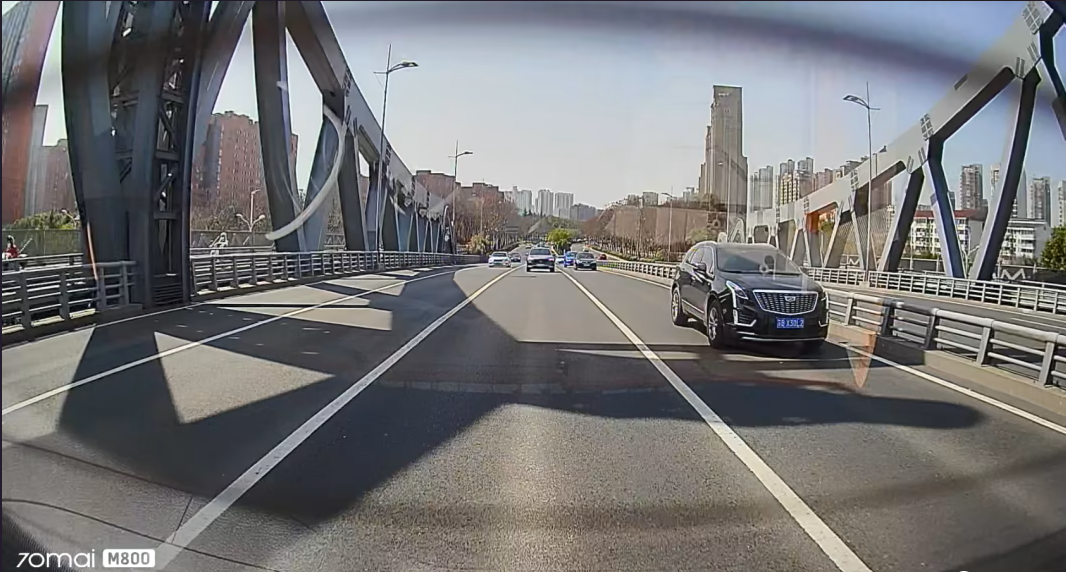
#> input picture data/images/road.png, 1066 x 572 px
$ python detect_lanes.py
#> lines starting #> are read from the running program, lines starting #| are printed output that depends on the picture; after the words box and inside, x2 and y2 are one past the last pixel; in counts of white or black regions, pixels touching at a corner belong together
import cv2
import numpy as np
# from pyproj import Proj, transform


def show_edges(img, winname='Edges'):
    cv2.namedWindow(winname, cv2.WINDOW_NORMAL)
    cv2.imshow(winname, img)
    cv2.waitKey(0)
    cv2.destroyAllWindows()


def dfs_gen_road(start_point):
    pass


def fit_lane_lines(edges, img_height=300, img_width=400):
    # set roi
    mask = np.zeros_like(edges)
    cv2.rectangle(mask, (5, 270), (1061, 571), 255, -1)  # 在ROI内画白色矩形
    masked_edges = cv2.bitwise_and(edges, mask)
    # show_edges(masked_edges)

    # 1. 概率霍夫变换检测直线
    lines = cv2.HoughLinesP(masked_edges, rho=1, theta=np.pi / 90, threshold=50,
                            minLineLength=50, maxLineGap=10)
    # show_edges(edges)
    # 创建一个彩色版本的edges用于显示（如果edges是单通道）
    if len(edges.shape) == 2:
        display_img = cv2.cvtColor(edges, cv2.COLOR_GRAY2BGR)
    else:
        display_img = edges.copy()

    # 绘制检测到的线段
    line_counter = 0
    if lines is not None:
        for line in lines:
            x1, y1, x2, y2 = line[0]
            # filter error line - angle
            angle = np.degrees(np.arctan2(-y2 + y1, x2 - x1)) # 图像的y轴和数学中的y轴相反，所以计算y方向差值时需要注意
            if abs(angle) >= 15:
                # 线中心在图像左侧
                if ((x1+x2)/2 <= img_width*0.4) and (angle > 0):
                    # cv2.line(display_img, (x1, y1), (x2, y2), (0, 255, 0), 1)  # 绿色线段，线宽1
                    cv2.arrowedLine(display_img, (x1, y1), (x2, y2), (0, 255, 0), 2)  # 绿色线段，线宽1
                    line_counter += 1

                # 右侧
                if ((x1 + x2) / 2 >= img_width * 0.6) and (angle < 0):
                    # cv2.line(display_img, (x1, y1), (x2, y2), (0, 255, 0), 1)  # 绿色线段，线宽1
                    cv2.arrowedLine(display_img, (x1, y1), (x2, y2), (0, 255, 0), 2)
                    line_counter += 1

                if (img_width*0.4 < (x1+x2)/2 < img_width*0.6) and abs(angle)>=50:
                    # cv2.line(display_img, (x1, y1), (x2, y2), (0, 255, 0), 1)  # 绿色线段，线宽1
                    cv2.arrowedLine(display_img, (x1, y1), (x2, y2), (0, 255, 0), 2)
                    line_counter += 1

    # 显示结果
    cv2.imwrite('./data/images/hough_road_lines_arrow.png', display_img)
    # cv2.imshow(f'Hough Lines {line_counter}', display_img)
    # cv2.waitKey(0)
    # cv2.destroyAllWindows()
    return


    # 2. 提取所有点
    all_points = []
    for line in lines:
        x1, y1, x2, y2 = line[0]
        all_points.extend([(x1, y1), (x2, y2)])

    # 3. 多项式拟合（y为自变量，x为因变量）
    points = np.array(all_points)
    coeffs = np.polyfit(points[:, 1], points[:, 0], deg=2)  # 二次拟合

    # 4. 生成拟合曲线
    plot_y = np.linspace(edges.shape[0] // 2, edges.shape[0] - 1, 100)
    plot_x = coeffs[0] * plot_y ** 2 + coeffs[1] * plot_y + coeffs[2]

    return np.array([plot_x, plot_y]).T.astype(int)


def detect_lanes(image_path):
    # 1. 读取图像
#> called with image_path = './data/images/road.png'
    img = cv2.imread(image_path)
#> img is the input picture: shape (572, 1066, 3); mean B, G, R 117.3, 116.3, 116.6
    if img is None:
        raise FileNotFoundError(f"图像加载失败: {image_path}")

    img_height, img_width = img.shape[:2]
#> img_height = 572; img_width = 1066

    # 2. 灰度化 + 高斯模糊
    gray = cv2.cvtColor(img, cv2.COLOR_BGR2GRAY)
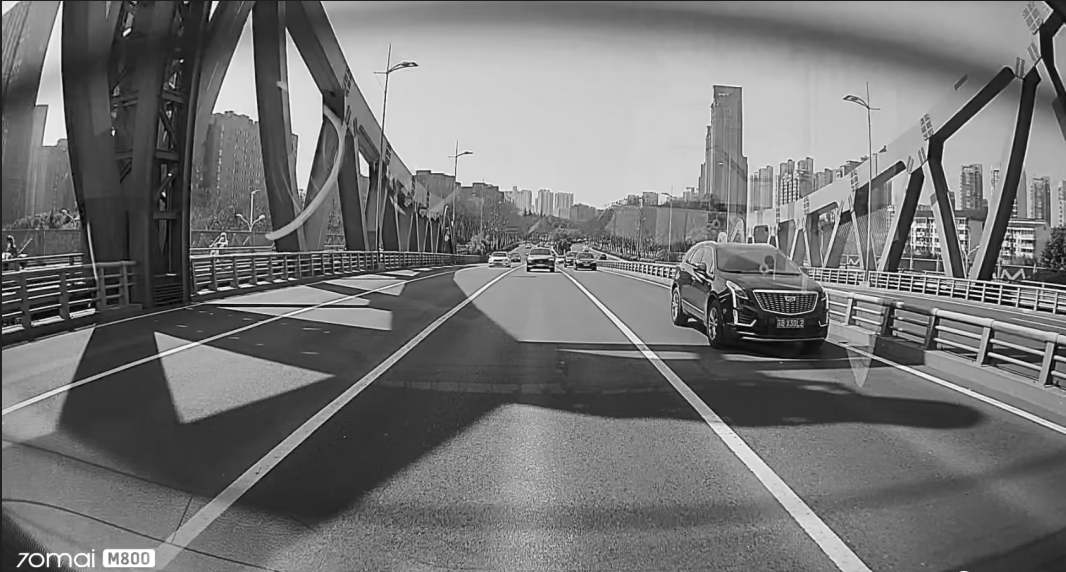
#> gray: shape (572, 1066); min 0, max 255, mean 116.5
    blurred = cv2.GaussianBlur(gray, (5, 5), 0)

    # 3. Canny边缘检测
    edges = cv2.Canny(blurred, 50, 150)
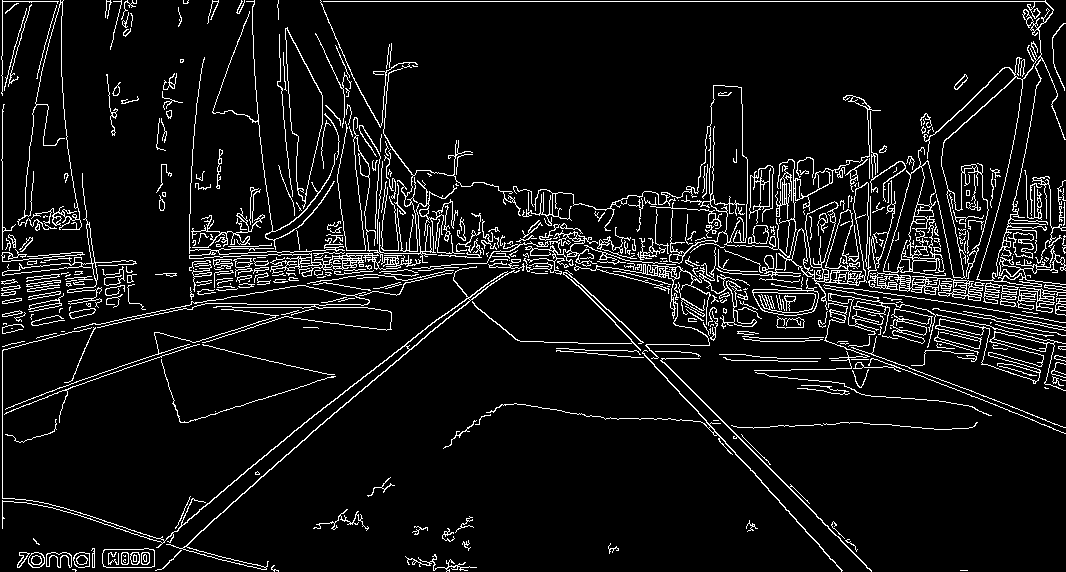
#> edges: shape (572, 1066); 7.5% white in thin lines or dots

    # [7 lines of commented-out code are left out]

    lane_curve = fit_lane_lines(edges, img_height, img_width)
#> in fit_lane_lines, `cv2.rectangle(mask, (5, 270), (1061, 571), 255, -1)`:
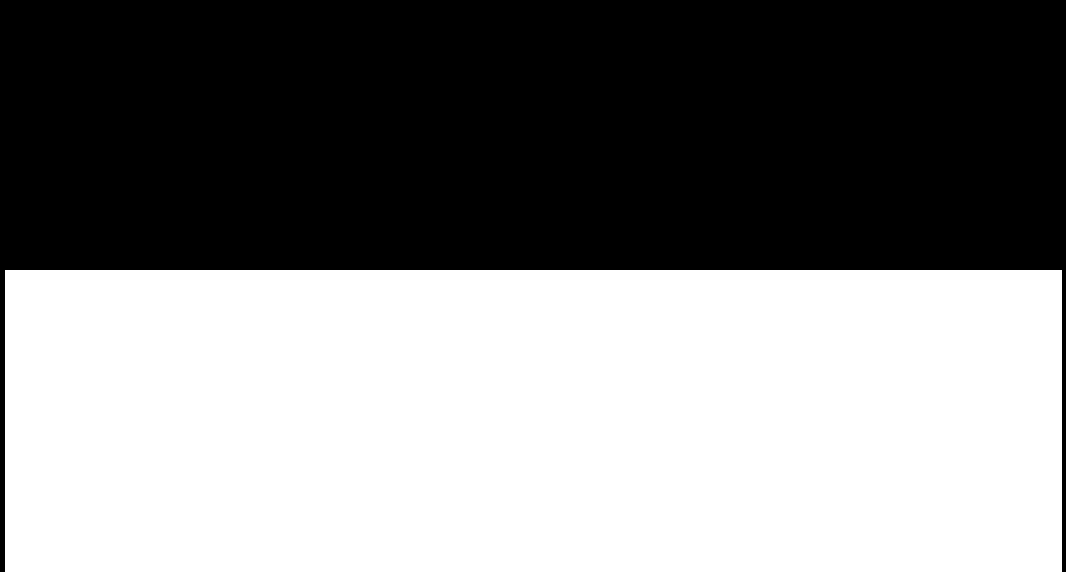
#> mask: shape (572, 1066); 52.4% white; 1 black region, box (x1, y1, x2, y2) and area: (0, 0, 1066, 572) 290538
#> in fit_lane_lines, `masked_edges = cv2.bitwise_and(edges, mask)`:
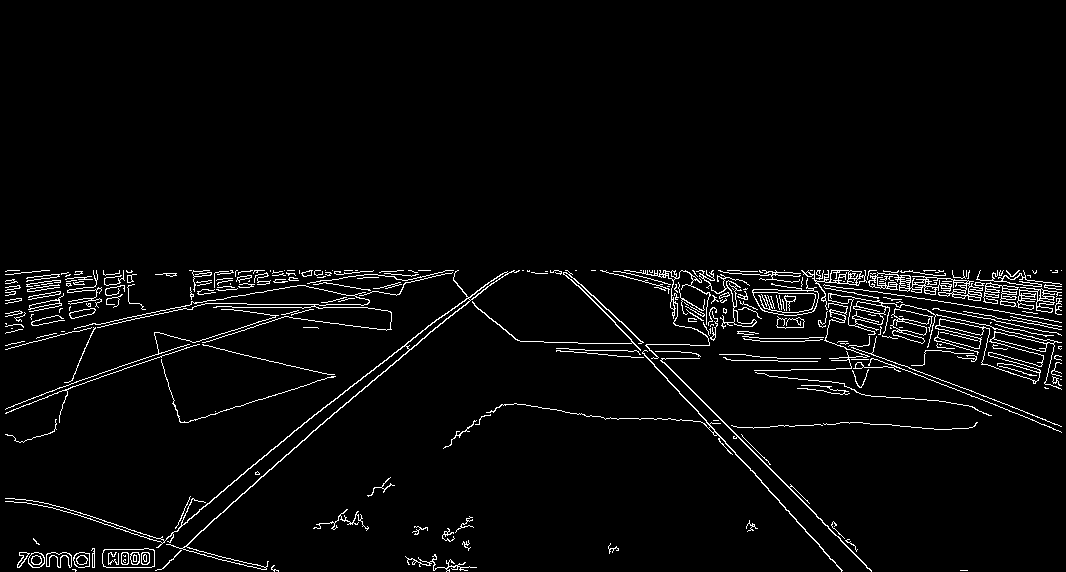
#> masked_edges: shape (572, 1066); 3.3% white in thin lines or dots, all inside (x1, y1, x2, y2) = (5, 270, 1062, 572)
#> in fit_lane_lines, `lines = cv2.HoughLinesP(masked_edges, rho=1, theta=np.pi / 90, thresho..`: lines = 131 rows, first 6: [253, 273, 351, 273], [802, 271, 869, 271], [646, 274, 721, 274], [247, 304, 367, 304], [898, 270, 980, 270], [621, 272, 711, 272]
#> in fit_lane_lines, `display_img = cv2.cvtColor(edges, cv2.COLOR_GRAY2BGR)`: display_img: shape (572, 1066, 3); 7.5% white in thin lines or dots
#> the loop in fit_lane_lines, `for line in lines:` made 131 passes
#> (x1, y1, x2, y2, angle) on passes 1 to 12: (253, 273, 351, 273, 0), (802, 271, 869, 271, 0), (646, 274, 721, 274, 0), (247, 304, 367, 304, 0), (898, 270, 980, 270, 0), (621, 272, 711, 272, 0), (247, 275, 330, 275, 0), (950, 289, 1019, 289, 0), (872, 287, 1002, 287, 0), (1002, 288, 1055, 288, 0), (191, 303, 246, 303, 0), (644, 353, 750, 470, -47.82)
#> after the loop in fit_lane_lines, `for line in lines:`:
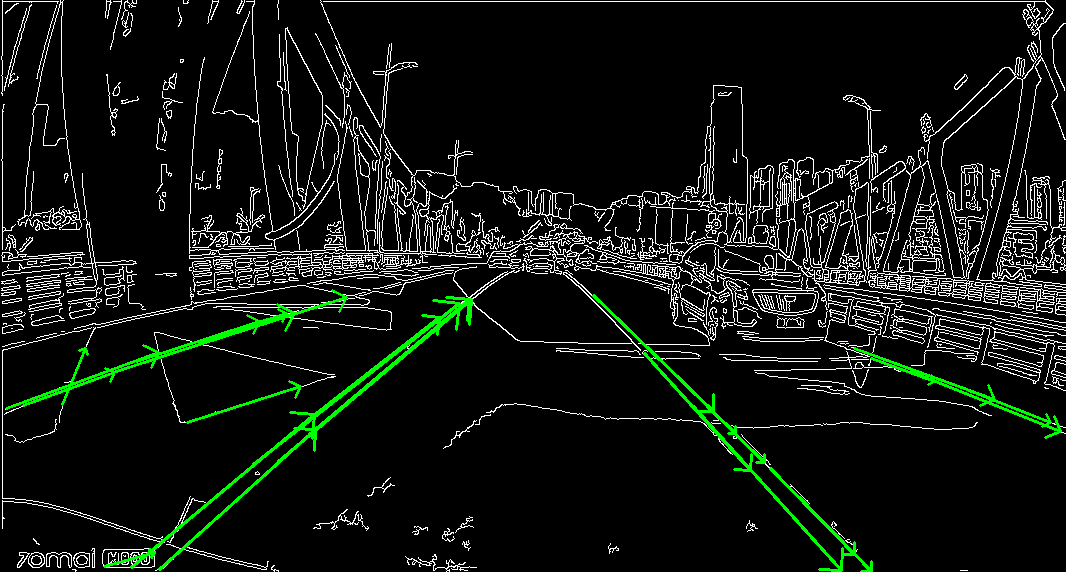
#> display_img: shape (572, 1066, 3); mean B, G, R 17.6, 22.1, 17.6
#> after the loop in fit_lane_lines, `for line in lines:`: line_counter = 26
    # [5 lines of commented-out code are left out]

    return lane_curve


def image_to_gps(img_point, img_size=(1280, 720)):
    """ 模拟图像坐标转GPS（需替换为实际标定参数） """
    # 假设参数（需根据相机标定调整）
    focal_length = 1000  # 像素单位
    camera_height = 1.5  # 米

    # 1. 归一化坐标
    u, v = img_point
    x = (u - img_size[0] / 2) / focal_length
    y = (v - img_size[1] / 2) / focal_length

    # 2. 转换为地面坐标（简单投影）
    ground_x = camera_height * x
    ground_y = camera_height * y

    # 3. 转换为WGS84坐标（模拟：假设图像中心点是(116.404, 39.915)）
    lon = 116.404 + ground_x / 111320  # 经度近似换算
    lat = 39.915 + ground_y / 110540  # 纬度近似换算

    return lon, lat


if __name__ == "__main__":
    lane_curve = detect_lanes(r"./data/images/road.png")
    # if lane_curve:
    #     lane_gps = [image_to_gps(p) for p in lane_curve]
    #     print("车道线GPS坐标示例:", lane_gps[:3])
